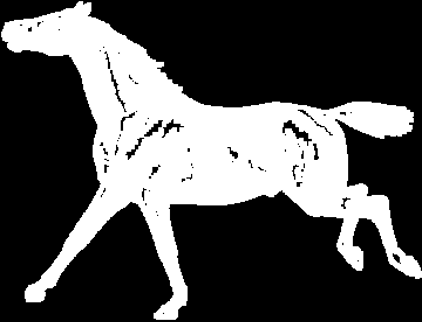
%> input picture Morphological Process/Data/horse.png, 422 x 322 px
$ octave DefectionCleaning.m   (GNU Octave 9; MATLAB toolbox functions it lacks are replaced by stand-ins)
%> lines starting %> are read from the running program, lines starting %| are printed output that depends on the picture; in (x1, y1, x2, y2) boxes, pixels count from 0 and x2, y2 are one past the last pixel; in counts of white or black regions, pixels touching at a corner belong together; the program's own positions count from 1
### Morphological Process/Defection Detecting and Cleaning/normalize_c1.m
function new = normalize_c1(original)

height = length(original(:,1));
width = length(original(1,:));
new = zeros(height,width);
for i = 1:height
    for j =1:width
        if original(i,j)<128 %maze horsedetect:150, shrink and thin sfj correct reult:200, spring connect ring:60, srk jar twopart: 128
            new(i,j)=0;
        else
            new(i,j)=1;
        end
    end
end
end

### Morphological Process/Defection Detecting and Cleaning/shrink_test.m
function [CDF,countloop,output] = shrink_test(original,n)

height = length(original(:,1));
width = length(original(1,:));
pad = zeros(height+2,width+2);
pad(2:height+1,2:width+1) = original;
output = zeros(height+2,width+2);
new = zeros(height+2,width+2);
CDF=zeros(1,700);
countloop = 0;
c=0;
for k =1:n
    countloop = countloop +1;
M = zeros(height+2,width+2);
for i = 2:height+1
    for j = 2:width+1
        if(pad(i,j)==0)
                M(i,j)=0;
        else
            if(matchmask4srk(pad(i-1:i+1,j-1:j+1))==1)
                M(i,j) = 1;
            end
        end
    end
end

for i = 2:height+1
    for j =2:width+1
        if(M(i,j)==0)
                new(i,j) = pad(i,j);
        else
            if(matchmask4st_un(M(i-1:i+1,j-1:j+1))==1)
                new(i,j) = pad(i,j);
            else
                new(i,j) = 0;
            end
        end
    end
end

pad=new;
% check number of white point with the same size
numofpoint = 0;
for i = 2:height+1
    for j =2:width+1
        if pad(i,j)==1&&sum(sum(pad(i-1:i+1,j-1:j+1)))==1
           numofpoint = numofpoint +1;
        end
    end
end
CDF(1,countloop)=numofpoint;

end
output = pad;
end

### Morphological Process/Defection Detecting and Cleaning/DefectionCleaning.m
horse = imread('horse.png');
%> horse is the input picture: size 322x422x3 uint8; min 0, max 255, mean 80.3
% figure()
% imshow(horse)
horse_normal_c1 = normalize_c1(horse(:,:,1)); % for c1, t = 128
%> in normalize_c1, `height = length(original(:,1));`: height = 322
%> in normalize_c1, `width = length(original(1,:));`: width = 422
%> in normalize_c1, `new = zeros(height,width);`: new: size 322x422 double; every value is 0
%> after the loop in normalize_c1, `for i = 1:height`:
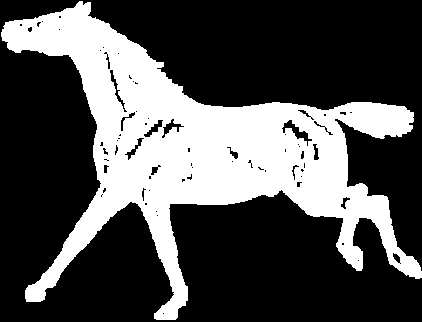
%> new: size 322x422 double; values 0 (black) and 1 (white), 31.5% white; 1 white region, box (x1, y1, x2, y2) and area: (1, 1, 422, 320) 42741
horse_normal_pad = zeros(322+2,422+2);
horse_normal_pad(2:322+1,2:422+1)=horse_normal_c1;
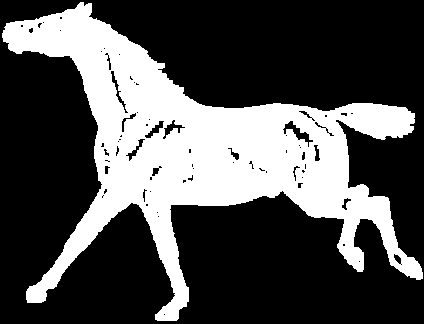
%> horse_normal_pad: size 324x424 double; values 0 (black) and 1 (white), 31.1% white; 1 white region, box (x1, y1, x2, y2) and area: (2, 2, 423, 321) 42741
% figure()
% imshow(horse_normal_pad)
horse_inv_normal = 1-horse_normal_pad;
figure()
imshow(horse_inv_normal)
%%% test loop to see the break part
[CDFxh,number_of_loop_horse_break2,output] = shrink_test(horse_inv_normal,8); %8 break into 2 parts, 32 break into 3 parts
%> in shrink_test, `height = length(original(:,1));`: height = 324
%> in shrink_test, `width = length(original(1,:));`: width = 424
%> in shrink_test, `pad = zeros(height+2,width+2);`: pad: size 326x426 double; every value is 0
%> in shrink_test, `pad(2:height+1,2:width+1) = original;`:
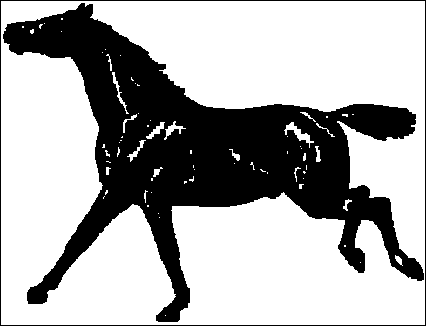
%> pad: size 326x426 double; values 0 (black) and 1 (white), 68.1% white; 2 black regions, box (x1, y1, x2, y2) and area: (3, 3, 424, 322) 42741, (0, 0, 426, 326) 1500
%> (the run ends here)
